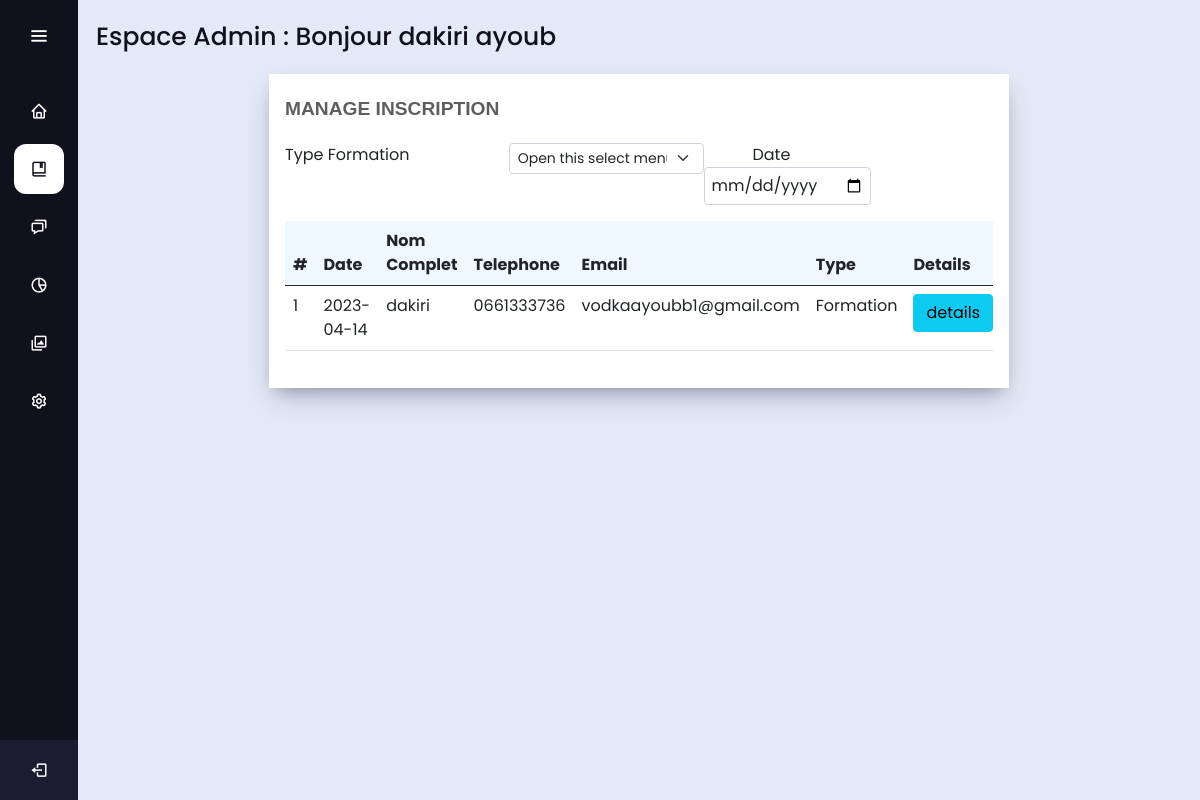
The page /Admin/inscription.php (signed in) on the database its author committed.
### tables this page shows
CREATE TABLE IF NOT EXISTS `compte` (
  `Id` int(11) NOT NULL AUTO_INCREMENT,
  `Nom` varchar(50) NOT NULL,
  `Prenom` varchar(50) NOT NULL,
  `Email` varchar(50) NOT NULL,
  `UserName` varchar(50) NOT NULL,
  `Password` varchar(50) NOT NULL,
  `Role` varchar(50) NOT NULL DEFAULT 'Admin',
  `code` int(11) NOT NULL,
  PRIMARY KEY (`Id`)
);

CREATE TABLE IF NOT EXISTS `inscription` (
  `Id` int(11) NOT NULL AUTO_INCREMENT,
  `NomComplete` varchar(100) NOT NULL,
  `CIN` varchar(100) NOT NULL,
  `adresse` varchar(100) NOT NULL,
  `Tele` varchar(100) NOT NULL,
  `NiveauScolaire` varchar(100) NOT NULL,
  `Choix` varchar(100) NOT NULL,
  `TypeFormation` varchar(100) NOT NULL,
  `Email` varchar(100) NOT NULL,
  `Type` varchar(100) NOT NULL DEFAULT 'encoure',
  `DateInscription` date NOT NULL,
  `HeureInscription` time NOT NULL,
  `filename` longtext NOT NULL,
  `filename2` longtext NOT NULL,
  `filename3` longtext,
  `filename4` longtext,
  `filename5` longtext,
  PRIMARY KEY (`Id`)
);

### Admin/inscription.php (the view, shortened to what this page needs)
<?php
                include('../db/db.php');
                $pdo_statement = $pdo_conn->prepare("select * from compte where Id = ? ");
                $pdo_statement -> bindParam(1,$_SESSION['Id']);
                $pdo_statement->execute();
                $resultPrf = $pdo_statement->fetch();
                $pdo_statement = $pdo_conn->prepare("select * from inscription where Type = 'Accepter' order by DateInscription DESC");
                $pdo_statement->execute();
                $result = $pdo_statement->fetchAll(PDO::FETCH_ASSOC);
                $TypeFormation = '';
                $dateMYY = '';
?>
<!DOCTYPE html>
<html lang="en" dir="ltr">
<head>
    <link rel="stylesheet" href="./assets/style.css" />
    <link href="https://unpkg.com/boxicons@2.0.7/css/boxicons.min.css" rel="stylesheet" />
    <link href="https://cdn.jsdelivr.net/npm/bootstrap@5.0.2/dist/css/bootstrap.min.css" rel="stylesheet"
 />
</head>
<body>
 <div class="sidebar">
    <div class="logo-details">
      <i class='bx bx-menu' id="btn"></i>
    </div>
    <ul class="nav-list">
      <li >
        <a href="acceuil.php">
          <i class='bx bx-home'></i>
        </a>
      </li>
      <li class="NavSelect">
        <a href="inscription.php">
          <i class='bx bx-book-bookmark'></i>
        </a>
      </li>
      <li>
        <a href="formation.php">
          <i class='bx bx-chat'></i>
        </a>
      </li>
      <li>
        <a href="modifierNombres.php">
          <i class='bx bx-pie-chart-alt-2'></i>
        </a>
      </li>
      <li>
        <a href="gererimages.php">
          <i class='bx bx-images'></i>
        </a>
      </li>
      <li>
        <a href="modifierProfile.php">
          <i class='bx bx-cog'></i>
        </a>
      </li>
      <li class="profile">
                <div class="profile-details">
                    <div class="name_job">
                        <div class="name"><?php echo  $resultPrf['Nom'].' '.$resultPrf['Prenom'];  ?></div>
                        <div class="job"><?php echo $_SESSION["Role"] ?></div>
                    </div>
                </div>
                <a href="seDeconnecter.php">
                <i class='bx bx-log-out' id="log_out"></i>
                </a>
            </li>
    </ul>
  </div>
    <section class="home-section">
    <div class="text">Espace <?php echo $_SESSION["Role"]." : Bonjour ". $resultPrf['Nom'].' '.$resultPrf['Prenom']; ?> </div>
        <div class="row">
            <div class="col-md-2"></div>
            <div class="col-md-8 chit-chat-layer1-left">
                <div class="work-progres">
                    <div class="chit-chat-heading">Manage Inscription</div>
                    <div class="filtrage">
                        <div class="select">
                        <label for="select"> Type Formation</label>
                        <form method="POST" action="">
                      <select name="FilterType" onchange="this.form.submit()" class="form-select form-select-sm" aria-label=".form-select-lg example">
                          <option value="" disabled <?php if($TypeFormation == '' ){echo 'selected';} ?>>Open this select menu</option>
                      </select>
                  </form>
                        </div>
                        <div class="date">
                            <form method="POST" action="">
                                <label for="date">Date</label>
                                <input name="FilterDate" value="<?php echo $dateMYY ?>" onchange="this.form.submit()" type="date" id="date" />
                            </form>
                        </div>
                    </div>
                    <form method="POST" action="" onclick="this.form.submit()">
                    <div class="table-responsive">
                        <table class="table table-hover">
                            <thead>
                                <tr>
                                    <th>#</th>
                                    <th>Date</th>
                                    <th>Nom Complet</th>
                                    <th>Telephone</th>
                                    <th>Email</th>
                                    <th>Type</th>
                                    <th>Details</th>
                                </tr>
                            </thead>
                            <tbody>
                            <?php
                if(!empty($result))
                {
                            $parID = 1;
                  foreach($result as $row)
                          {
                              echo '<tr>
                                          <td>' .$parID. '</td>
                                          <td>' .$row["DateInscription"]. '</td>
                                          <td>' .$row["NomComplete"]. '</td>
                                          <td>' .$row["Tele"]. '</td>
                                          <td>' .$row["Email"]. '</td>
                                          <td>' .$row["TypeFormation"]. '</td>
                                          <td>
                                              <button type="button" data-id="'.$row['Id'] .'" class="btn btn-info" data-bs-toggle="modal"
                                                  data-bs-target="#exampleModal">
                                                  details
                                              </button>
                                          </td>
                                          <td>
                                  </tr>';
                                  $parID = $parID + 1;
                          }
                  echo '</tbody>
                  ' ;
                }
        ?>
                        </form>
                    </div>
                </div>
            </div>
            <div class="col-md-2"></div>
    </section>
</body>
</html>

### Admin/assets/style.css (style rules this page uses)
* { margin: 0; padding: 0; box-sizing: border-box; font-family: "Poppins" , sans-serif; }
.sidebar { position: fixed; left: 0; top: 0; height: 100%; width: 78px; background: #11101D; padding: 6px 14px; z-index: 99; transition: all 0.5s ease; }
.sidebar .logo-details { height: 60px; display: flex; align-items: center; position: relative; }
.sidebar .logo-details #btn { position: absolute; top: 50%; right: 0; transform: translateY(-50%); font-size: 22px; transition: all 0.4s ease; font-size: 23px; text-align: center; cursor: pointer; transition: all 0.5s ease; }
.sidebar i { color: #fff; height: 60px; min-width: 50px; font-size: 28px; text-align: center; line-height: 60px; }
.sidebar .nav-list { margin-top: 20px; height: 100%; padding-left: 0px !important; }
.sidebar li { position: relative; margin: 8px 0; list-style: none; }
.sidebar li a { display: flex; height: 100%; width: 100%; border-radius: 12px; align-items: center; text-decoration: none; transition: all 0.4s ease; background: #11101D; }
.sidebar li i { height: 50px; line-height: 50px; font-size: 18px; border-radius: 12px; }
.sidebar li.profile { position: fixed; height: 60px; width: 78px; left: 0; bottom: -8px; padding: 10px 14px; background: #1d1b31; transition: all 0.5s ease; overflow: hidden; }
.sidebar li .profile-details { display: flex; align-items: center; flex-wrap: nowrap; }
.sidebar li.profile .name, .sidebar li.profile .job { font-size: 15px; font-weight: 400; color: #fff; white-space: nowrap; }
.sidebar li.profile .job { font-size: 12px; }
.sidebar .profile #log_out { position: absolute; top: 50%; right: 0; transform: translateY(-50%); background: #1d1b31; width: 100%; height: 60px; line-height: 60px; border-radius: 0px; transition: all 0.5s ease; }
.home-section { position: relative; background: #E4E9F7; min-height: 100vh; top: 0; left: 78px; width: calc(100% - 78px); transition: all 0.5s ease; z-index: 2; overflow-x: hidden; }
.home-section .text { display: inline-block; color: #11101d; font-size: 25px; font-weight: 500; margin: 18px }
.sidebar .NavSelect a .links_name, .sidebar .NavSelect a i { transition: all 0.5s ease; color: #11101D; }
.sidebar .NavSelect a { background: #FFF; }
.chit-chat-layer1-left { padding: 0em 0.5em 0em 0em; }
.work-progres { box-shadow: rgba(50, 50, 93, 0.25) 0px 13px 27px -5px, rgba(0, 0, 0, 0.3) 0px 8px 16px -8px; padding: 1.34em 1em; background: #fff; margin-bottom: 10em; }
.chit-chat-heading { font-size: 1.2em; font-weight: 700; color: #5F5D5D; text-transform: uppercase; font-family: 'Carrois Gothic', sans-serif; margin-bottom: 1em; }
.table-responsive table { border-radius: 0.25rem; }
.table-responsive table thead th { background-color: aliceblue; }
.work-progres .filtrage { display: flex; margin-bottom: 1em; }
.work-progres .filtrage .select { display: flex; width: fit-content; }
.work-progres .filtrage .select label { width: 11em; }
.form-select { width: 58% !important; }
.work-progres .filtrage .date label { width: 5em; margin-left: 3em; }
.work-progres .filtrage .date input { width: fit-content; padding: 0.375rem ; -moz-padding-start: calc(0.75rem - 3px); font-size: 1rem; font-weight: 400; line-height: 1.5; color: #212529; background-color: #fff; background-size: 16px 12px; border: 1px solid #ced4da; border-radius: 0.25rem; }
.work-progres .filtrage .select label { width: 14.5em !important; }
.form-select-sm { width: 100% !important; }

### rows shown on the page
compte: Nom "dakiri", Prenom "ayoub"
inscription: DateInscription "2023-04-14", NomComplete "dakiri", Tele "0661333736", Email "vodkaayoubb1@gmail.com", TypeFormation "Formation"

### other values the page prints
$_SESSION["Role"] "Admin"
